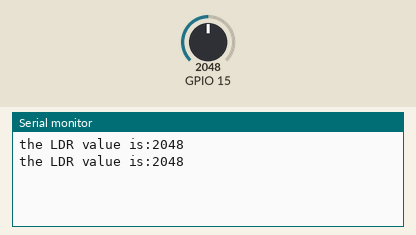
Recording of a sketch running on a simulated ESP32. Shown: the last lines printed to the serial monitor. The test bench sets the inputs (shaded band); at power-on: GPIO 15 = 2048.

Above: at 1.8 s.
1.9 s: GPIO 15 set to 2866
At 2.8 s:
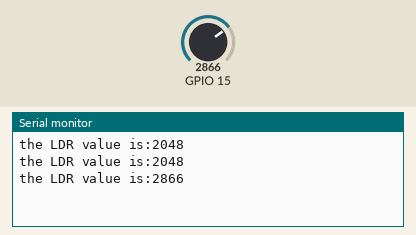
3.4 s: GPIO 15 set to 3603
At 4.6 s:
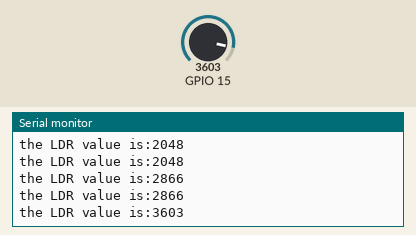
Timing chart, 0 to 6.4 s (numbered marks = the images above; inputs shaded):
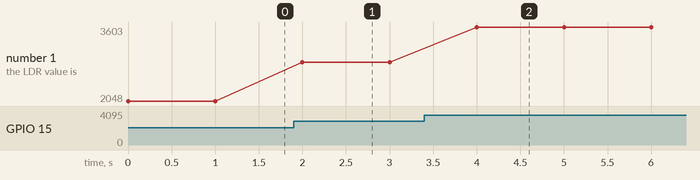

The sketch:

ESP32_LDR.ino
```cpp
void setup() {
  // put your setup code here, to run once:
Serial.begin(9600);
}

void loop() {
  // put your main code here, to run repeatedly:
int ldrval=analogRead(15);
Serial.print("the LDR value is:");
Serial.println(ldrval);
delay(1000);
}
```

Measured:
- after the input at 1.9 s, the serial monitor: prints a new line after 0.10 s (image 1)
- after the input at 3.4 s, the serial monitor: prints a new line after 0.60 s (image 2)
- plotted number 1: 2048 → 2866 after the input at 1.9 s, 2866 → 3603 after the input at 3.4 s
